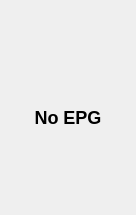
<?xml version="1.0" encoding="UTF-8"?>
<ui version="4.0">
 <class>EpgScheduleChannel</class>
 <widget class="QStackedWidget" name="EpgScheduleChannel">
  <property name="geometry">
   <rect>
    <x>0</x>
    <y>0</y>
    <width>136</width>
    <height>215</height>
   </rect>
  </property>
  <property name="windowIcon">
   <iconset theme="x-office-calendar" />
  </property>
  <property name="currentIndex">
   <number>0</number>
  </property>
  <widget class="QWidget" name="pageNoEpg">
   <layout class="QVBoxLayout" name="verticalLayout">
    <item>
     <spacer name="verticalSpacertop">
      <property name="orientation">
       <enum>Qt::Vertical</enum>
      </property>
      <property name="sizeHint" stdset="0">
       <size>
        <width>20</width>
        <height>40</height>
       </size>
      </property>
     </spacer>
    </item>
    <item>
     <widget class="QLabel" name="labelNoEpgIcon">
      <property name="text">
       <string/>
      </property>
      <property name="alignment">
       <set>Qt::AlignCenter</set>
      </property>
     </widget>
    </item>
    <item>
     <widget class="QLabel" name="labelNoEpg">
      <property name="text">
       <string>&lt;h2&gt;No EPG&lt;/h2&gt;</string>
      </property>
      <property name="alignment">
       <set>Qt::AlignCenter</set>
      </property>
     </widget>
    </item>
    <item>
     <spacer name="verticalSpacerBottom">
      <property name="orientation">
       <enum>Qt::Vertical</enum>
      </property>
      <property name="sizeHint" stdset="0">
       <size>
        <width>20</width>
        <height>40</height>
       </size>
      </property>
     </spacer>
    </item>
   </layout>
  </widget>
  <widget class="QWidget" name="pageEpg">
   <layout class="QVBoxLayout" name="verticalLayout_2">
    <property name="spacing">
     <number>0</number>
    </property>
    <property name="margin">
     <number>0</number>
    </property>
    <item>
     <widget class="QListView" name="view">
      <property name="editTriggers">
       <set>QAbstractItemView::NoEditTriggers</set>
      </property>
      <property name="alternatingRowColors">
       <bool>true</bool>
      </property>
     </widget>
    </item>
    <item>
     <widget class="QComboBox" name="comboDate"/>
    </item>
   </layout>
  </widget>
 </widget>
 <connections/>
</ui>
